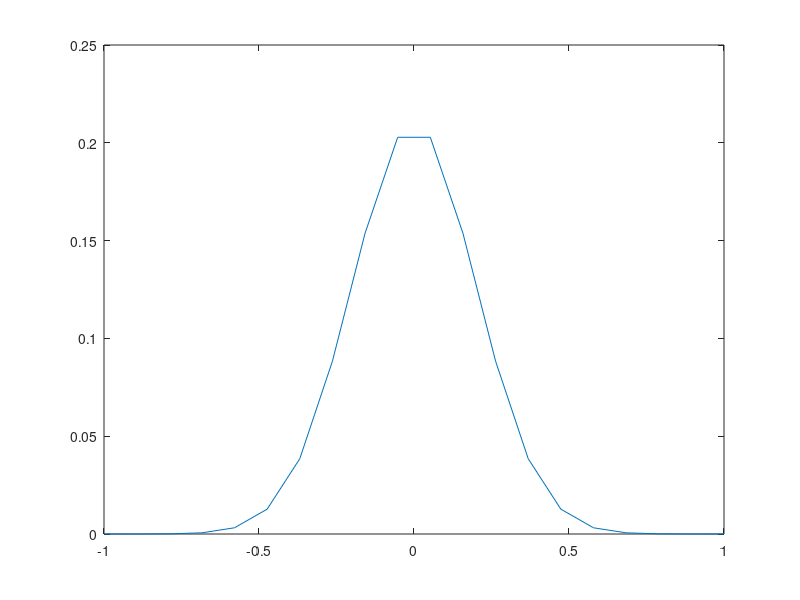
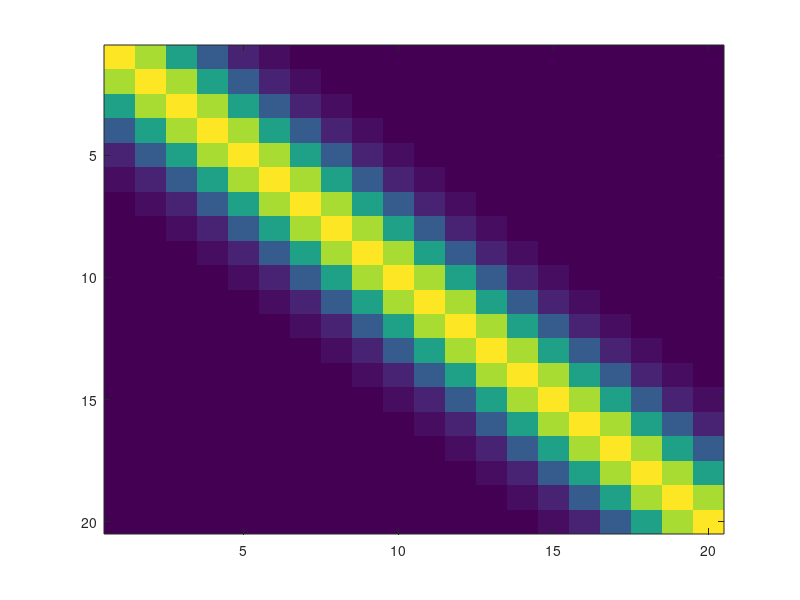

Here is the MATLAB script that generated these plots, in order: (Note: this script raises an error after producing the figures.)
%2. Singular Value Decomposition 
clear all;close all;clc
%2.a 
%set a spatial grid on the interval [−1, 1] in n equally space.
n = 20;
x2 = linspace(-1,1,n);


%2.b 
sigma = 0.2;
mu = 0;
g = 2/(sqrt(2*pi)*sigma*(n-1))*exp(-(x2 - mu).^2/(2*sigma^2));
figure1 = figure();
plot(x2,g);
saveas(figure1,'2b.png','png')

%2.c

A2 = zeros(n);
for i = 1:n
    for j = 1:n
        A2(i,j) = 2/(sqrt(2*pi)*sigma*(n-1))*exp(-(x2(i) - x2(j)).^2/(2*sigma^2)); 
    end
end


%2.d
%using imagesec
figure2 = figure();
imagesc(A2);
saveas(figure2,'2d1.png','png');

% using imwrite 

Aimg = ceil(A2/max(A2(:))*256);
figure3 = figure();
colorMap = parula(256);
imwrite(Aimg,colorMap,'2d2.png');
imshow('2d2.png');

%2.e
[U,W,V] = svd(A2);

%check A B are equal matrix.
B2 = U*W*V';
check = norm(A2-B2);

%2.f
%using sparse to construct the pseudoinverse of W.
winv = spdiags(1./diag(W),0,n,n);
figure4 = figure(); 
spy(winv);
saveas(figure4,'2f1_20.png','png');

%check W*invw = n * n Identity matrix
M1 = W*winv;

%check the pseudoinverse of A.
C2 = V*winv*U';
Ainv = pinv(A2);
M2 = C2*A2;
%should be zero when n=10,20, but not zeron when n =100.
check2 = norm(Ainv - C2);

%plot diag(W) on a logarithmic scale on the y-axis
figure5 = figure();
semilogy(diag(W));
saveas(figure5,'2f2_20.png','png');

%2.g
%repeat last two steps when n = 20,100;
%plot the first 9 columns of V , the last 9 columns of V
figure6 = figure();
subplot(1,2,1)
plot(V(:,1:9))
subplot(1,2,2)
plot(V(:,end-9:end));
saveas(figure6,'2g.png','png');

